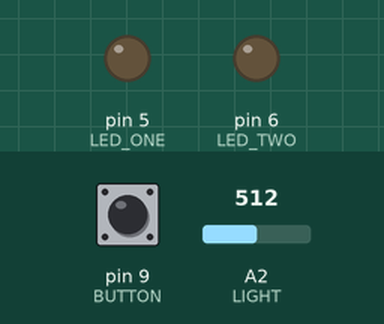
Simulated run of this sketch. Board: Arduino Uno, built with avr-gcc and run on an emulated ATmega328P. Shown: output pins drawn as LEDs (lit = HIGH). The inputs (shaded band) are chosen by the test bench; at power-on: A2 (LIGHT) = 512, pin 9 (BUTTON) HIGH. What the sketch prints to the serial monitor is not drawn.

Above: at 1.2 s.
1.3 s: A2 (LIGHT) set to 39
2.8 s: A2 (LIGHT) set to 32
At 4.0 s:
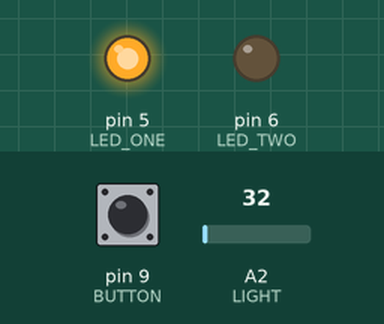
4.3 s: pin 9 (BUTTON) pulled LOW for 0.15 s
At 4.37 s:
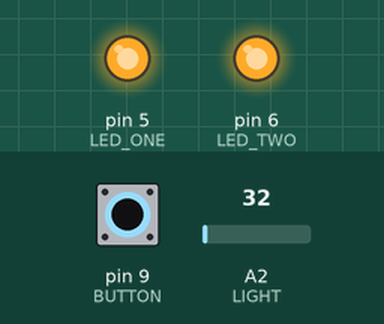
5.9 s: pin 9 (BUTTON) pulled LOW for 3.2 s
At 10.0 s:
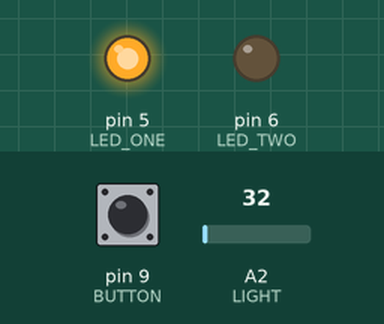
10.6 s: A2 (LIGHT) set to 122
At 11.2 s:
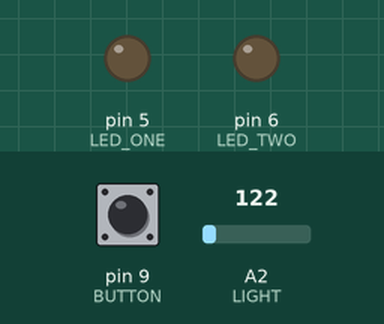
12.1 s: pin 9 (BUTTON) pulled LOW for 1 s
At 12.9 s:
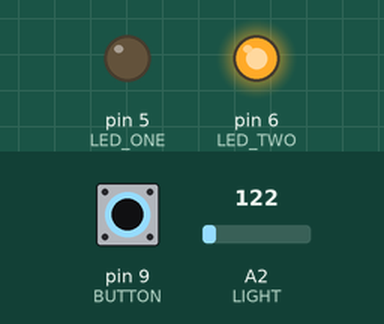
Timing chart, 0 to 15.1 s (numbered marks = the images above; inputs shaded):
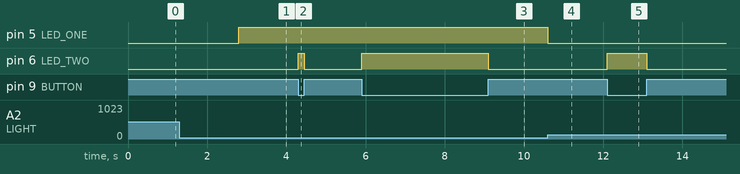

The sketch:

lights_button_and_led.ino
```cpp
/*
Created by Thomas Ring and Alexander Miller, 2015
*/

// Pin Constants
const int LED_ONE = 5; // LIGHT
const int LED_TWO = 6; // BUTTON
const int BUTTON = 9;
const int LIGHT = 2; // A2

// Other constants
const int DARK_THRESHOLD = 35; // what sensor reading is "dark"?

void setup() {
  pinMode(LED_ONE, OUTPUT);
  pinMode(LED_TWO, OUTPUT);
  pinMode(BUTTON,  INPUT);
  digitalWrite(BUTTON, HIGH);
  Serial.begin(9600);
}

void loop() {
  // Light LED
  Serial.println(analogRead(LIGHT));
  if(analogRead(LIGHT) < DARK_THRESHOLD) {
    // It's dark
    digitalWrite(LED_ONE, HIGH);
  } else {
    // It's not dark
    digitalWrite(LED_ONE, LOW);
  }

  // Set to on if on, off if off.
  digitalWrite(LED_TWO, abs(1 -digitalRead(BUTTON)));
}
```

Measured:
- the behaviour switches between 35 and 34 on A2 (LIGHT) (found by bisection; images 0 and 1)
- after the input at 2.8 s, pin 5 (LED_ONE): LOW → HIGH at once
- after the input at 4.3 s, pin 6 (LED_TWO): LOW → HIGH at once, → LOW 0.15 s later
- after the input at 5.9 s, pin 6 (LED_TWO): LOW → HIGH at once, → LOW 3.2 s later
- after the input at 10.6 s, pin 5 (LED_ONE): HIGH → LOW at once
- after the input at 12.1 s, pin 6 (LED_TWO): LOW → HIGH at once, → LOW 1.0 s later
